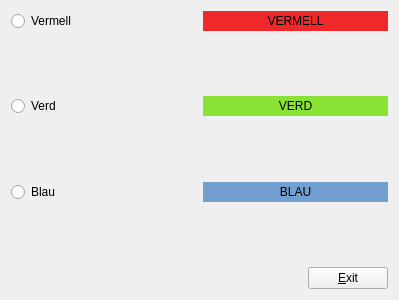
<?xml version="1.0" encoding="UTF-8"?>
<ui version="4.0">
 <class>Color</class>
 <widget class="QWidget" name="Color">
  <property name="geometry">
   <rect>
    <x>0</x>
    <y>0</y>
    <width>399</width>
    <height>300</height>
   </rect>
  </property>
  <property name="windowTitle">
   <string>Form</string>
  </property>
  <layout class="QVBoxLayout" name="verticalLayout_2">
   <item>
    <layout class="QVBoxLayout" name="verticalLayout">
     <item>
      <layout class="QHBoxLayout" name="horizontalLayout_4">
       <item>
        <widget class="QRadioButton" name="radioButton">
         <property name="autoFillBackground">
          <bool>false</bool>
         </property>
         <property name="text">
          <string>Vermell</string>
         </property>
        </widget>
       </item>
       <item>
        <widget class="QLabel" name="label">
         <property name="styleSheet">
          <string notr="true">background-color: rgb(239, 41, 41);</string>
         </property>
         <property name="text">
          <string>VERMELL</string>
         </property>
         <property name="alignment">
          <set>Qt::AlignCenter</set>
         </property>
        </widget>
       </item>
      </layout>
     </item>
     <item>
      <spacer name="verticalSpacer_2">
       <property name="orientation">
        <enum>Qt::Vertical</enum>
       </property>
       <property name="sizeHint" stdset="0">
        <size>
         <width>20</width>
         <height>40</height>
        </size>
       </property>
      </spacer>
     </item>
     <item>
      <layout class="QHBoxLayout" name="horizontalLayout_3">
       <item>
        <widget class="QRadioButton" name="radioButton_2">
         <property name="text">
          <string>Verd</string>
         </property>
        </widget>
       </item>
       <item>
        <widget class="QLabel" name="label_2">
         <property name="styleSheet">
          <string notr="true">background-color: rgb(138, 226, 52);</string>
         </property>
         <property name="text">
          <string>VERD</string>
         </property>
         <property name="alignment">
          <set>Qt::AlignCenter</set>
         </property>
        </widget>
       </item>
      </layout>
     </item>
     <item>
      <spacer name="verticalSpacer_3">
       <property name="orientation">
        <enum>Qt::Vertical</enum>
       </property>
       <property name="sizeHint" stdset="0">
        <size>
         <width>20</width>
         <height>40</height>
        </size>
       </property>
      </spacer>
     </item>
     <item>
      <layout class="QHBoxLayout" name="horizontalLayout_2">
       <item>
        <widget class="QRadioButton" name="radioButton_3">
         <property name="text">
          <string>Blau</string>
         </property>
        </widget>
       </item>
       <item>
        <widget class="QLabel" name="label_3">
         <property name="styleSheet">
          <string notr="true">background-color: rgb(114, 159, 207);</string>
         </property>
         <property name="text">
          <string>BLAU</string>
         </property>
         <property name="alignment">
          <set>Qt::AlignCenter</set>
         </property>
        </widget>
       </item>
      </layout>
     </item>
     <item>
      <spacer name="verticalSpacer">
       <property name="orientation">
        <enum>Qt::Vertical</enum>
       </property>
       <property name="sizeHint" stdset="0">
        <size>
         <width>20</width>
         <height>40</height>
        </size>
       </property>
      </spacer>
     </item>
     <item>
      <layout class="QHBoxLayout" name="horizontalLayout">
       <item>
        <spacer name="horizontalSpacer">
         <property name="orientation">
          <enum>Qt::Horizontal</enum>
         </property>
         <property name="sizeHint" stdset="0">
          <size>
           <width>40</width>
           <height>20</height>
          </size>
         </property>
        </spacer>
       </item>
       <item>
        <widget class="QPushButton" name="pushButton">
         <property name="text">
          <string>&amp;Exit</string>
         </property>
        </widget>
       </item>
      </layout>
     </item>
    </layout>
   </item>
  </layout>
 </widget>
 <resources/>
 <connections>
  <connection>
   <sender>pushButton</sender>
   <signal>clicked()</signal>
   <receiver>Color</receiver>
   <slot>close()</slot>
   <hints>
    <hint type="sourcelabel">
     <x>345</x>
     <y>283</y>
    </hint>
    <hint type="destinationlabel">
     <x>199</x>
     <y>149</y>
    </hint>
   </hints>
  </connection>
 </connections>
</ui>
